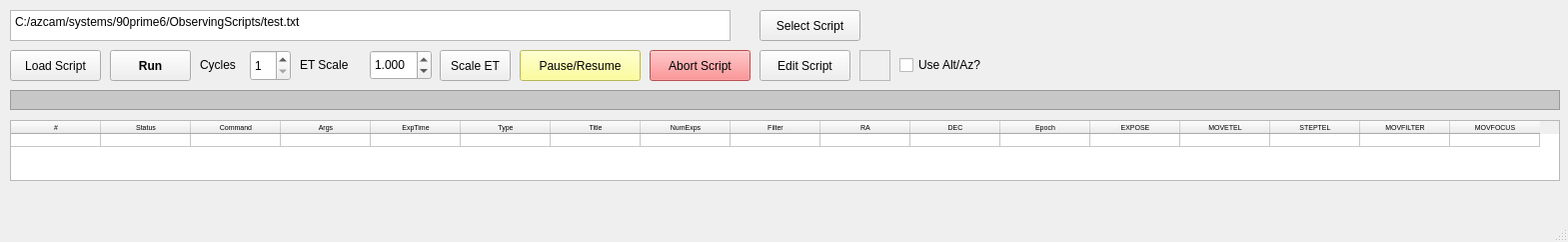
<?xml version="1.0" encoding="UTF-8"?>
<ui version="4.0">
 <class>observe</class>
 <widget class="QMainWindow" name="observe">
  <property name="geometry">
   <rect>
    <x>0</x>
    <y>0</y>
    <width>1569</width>
    <height>242</height>
   </rect>
  </property>
  <property name="windowTitle">
   <string>Observe</string>
  </property>
  <widget class="QWidget" name="centralwidget">
   <widget class="QTableWidget" name="tableWidget_script">
    <property name="geometry">
     <rect>
      <x>10</x>
      <y>120</y>
      <width>1551</width>
      <height>61</height>
     </rect>
    </property>
    <property name="sizePolicy">
     <sizepolicy hsizetype="Expanding" vsizetype="Expanding">
      <horstretch>0</horstretch>
      <verstretch>0</verstretch>
     </sizepolicy>
    </property>
    <property name="minimumSize">
     <size>
      <width>50</width>
      <height>50</height>
     </size>
    </property>
    <property name="font">
     <font>
      <pointsize>5</pointsize>
     </font>
    </property>
    <property name="toolTip">
     <string>script command table</string>
    </property>
    <property name="verticalScrollBarPolicy">
     <enum>Qt::ScrollBarAsNeeded</enum>
    </property>
    <property name="horizontalScrollBarPolicy">
     <enum>Qt::ScrollBarAsNeeded</enum>
    </property>
    <property name="autoScroll">
     <bool>true</bool>
    </property>
    <property name="alternatingRowColors">
     <bool>true</bool>
    </property>
    <property name="verticalScrollMode">
     <enum>QAbstractItemView::ScrollPerItem</enum>
    </property>
    <property name="horizontalScrollMode">
     <enum>QAbstractItemView::ScrollPerItem</enum>
    </property>
    <property name="rowCount">
     <number>1</number>
    </property>
    <property name="columnCount">
     <number>17</number>
    </property>
    <attribute name="horizontalHeaderDefaultSectionSize">
     <number>90</number>
    </attribute>
    <attribute name="horizontalHeaderMinimumSectionSize">
     <number>30</number>
    </attribute>
    <attribute name="horizontalHeaderStretchLastSection">
     <bool>false</bool>
    </attribute>
    <attribute name="verticalHeaderVisible">
     <bool>false</bool>
    </attribute>
    <attribute name="verticalHeaderDefaultSectionSize">
     <number>10</number>
    </attribute>
    <attribute name="verticalHeaderMinimumSectionSize">
     <number>11</number>
    </attribute>
    <attribute name="verticalHeaderStretchLastSection">
     <bool>false</bool>
    </attribute>
    <row/>
    <column>
     <property name="text">
      <string>#</string>
     </property>
    </column>
    <column>
     <property name="text">
      <string>Status</string>
     </property>
     <property name="toolTip">
      <string># =&gt; do not execute</string>
     </property>
    </column>
    <column>
     <property name="text">
      <string>Command</string>
     </property>
    </column>
    <column>
     <property name="text">
      <string>Args</string>
     </property>
    </column>
    <column>
     <property name="text">
      <string>ExpTime</string>
     </property>
    </column>
    <column>
     <property name="text">
      <string>Type</string>
     </property>
    </column>
    <column>
     <property name="text">
      <string>Title</string>
     </property>
    </column>
    <column>
     <property name="text">
      <string>NumExps</string>
     </property>
    </column>
    <column>
     <property name="text">
      <string>Filter</string>
     </property>
    </column>
    <column>
     <property name="text">
      <string>RA</string>
     </property>
    </column>
    <column>
     <property name="text">
      <string>DEC</string>
     </property>
    </column>
    <column>
     <property name="text">
      <string>Epoch</string>
     </property>
    </column>
    <column>
     <property name="text">
      <string>EXPOSE</string>
     </property>
    </column>
    <column>
     <property name="text">
      <string>MOVETEL</string>
     </property>
    </column>
    <column>
     <property name="text">
      <string>STEPTEL</string>
     </property>
    </column>
    <column>
     <property name="text">
      <string>MOVFILTER</string>
     </property>
    </column>
    <column>
     <property name="text">
      <string>MOVFOCUS</string>
     </property>
    </column>
    <item row="0" column="1">
     <property name="text">
      <string/>
     </property>
    </item>
   </widget>
   <widget class="QPushButton" name="pushButton_run">
    <property name="geometry">
     <rect>
      <x>110</x>
      <y>50</y>
      <width>81</width>
      <height>31</height>
     </rect>
    </property>
    <property name="font">
     <font>
      <weight>75</weight>
      <bold>true</bold>
     </font>
    </property>
    <property name="toolTip">
     <string>execute the script</string>
    </property>
    <property name="text">
     <string>Run</string>
    </property>
   </widget>
   <widget class="QPushButton" name="pushButton_abort_script">
    <property name="geometry">
     <rect>
      <x>650</x>
      <y>50</y>
      <width>101</width>
      <height>31</height>
     </rect>
    </property>
    <property name="font">
     <font>
      <weight>50</weight>
      <bold>false</bold>
     </font>
    </property>
    <property name="toolTip">
     <string>&lt;html&gt;&lt;head/&gt;&lt;body&gt;&lt;p&gt;abort script execution as soon as possible&lt;/p&gt;&lt;/body&gt;&lt;/html&gt;</string>
    </property>
    <property name="styleSheet">
     <string notr="true">QPushButton {
    background-color: rgb(255, 112, 114);
}
</string>
    </property>
    <property name="text">
     <string>Abort Script</string>
    </property>
   </widget>
   <widget class="QSpinBox" name="spinBox_loops">
    <property name="geometry">
     <rect>
      <x>250</x>
      <y>50</y>
      <width>41</width>
      <height>31</height>
     </rect>
    </property>
    <property name="toolTip">
     <string>&lt;html&gt;&lt;head/&gt;&lt;body&gt;&lt;p&gt;Number of times to run the complete script&lt;/p&gt;&lt;/body&gt;&lt;/html&gt;</string>
    </property>
    <property name="minimum">
     <number>1</number>
    </property>
   </widget>
   <widget class="QLabel" name="label_loops">
    <property name="geometry">
     <rect>
      <x>200</x>
      <y>50</y>
      <width>51</width>
      <height>30</height>
     </rect>
    </property>
    <property name="text">
     <string>Cycles</string>
    </property>
   </widget>
   <widget class="QPlainTextEdit" name="plainTextEdit_filename">
    <property name="geometry">
     <rect>
      <x>10</x>
      <y>10</y>
      <width>721</width>
      <height>31</height>
     </rect>
    </property>
    <property name="plainText">
     <string>C:/azcam/systems/90prime6/ObservingScripts/test.txt</string>
    </property>
   </widget>
   <widget class="QPushButton" name="pushButton_selectscript">
    <property name="geometry">
     <rect>
      <x>760</x>
      <y>10</y>
      <width>101</width>
      <height>31</height>
     </rect>
    </property>
    <property name="toolTip">
     <string>select a script on disk</string>
    </property>
    <property name="text">
     <string>Select Script</string>
    </property>
   </widget>
   <widget class="QLabel" name="label_status">
    <property name="geometry">
     <rect>
      <x>10</x>
      <y>90</y>
      <width>1551</width>
      <height>20</height>
     </rect>
    </property>
    <property name="styleSheet">
     <string notr="true">QLabel {
    background-color: rgb(199, 199, 199);
}
</string>
    </property>
    <property name="frameShape">
     <enum>QFrame::StyledPanel</enum>
    </property>
    <property name="frameShadow">
     <enum>QFrame::Sunken</enum>
    </property>
    <property name="text">
     <string/>
    </property>
   </widget>
   <widget class="QPushButton" name="pushButton_loadscript">
    <property name="geometry">
     <rect>
      <x>10</x>
      <y>50</y>
      <width>91</width>
      <height>31</height>
     </rect>
    </property>
    <property name="toolTip">
     <string>load the script into the table below</string>
    </property>
    <property name="text">
     <string>Load Script</string>
    </property>
   </widget>
   <widget class="QLabel" name="label_counter">
    <property name="geometry">
     <rect>
      <x>860</x>
      <y>50</y>
      <width>31</width>
      <height>31</height>
     </rect>
    </property>
    <property name="font">
     <font>
      <weight>75</weight>
      <bold>true</bold>
     </font>
    </property>
    <property name="toolTip">
     <string>watchdog</string>
    </property>
    <property name="frameShape">
     <enum>QFrame::StyledPanel</enum>
    </property>
    <property name="frameShadow">
     <enum>QFrame::Sunken</enum>
    </property>
    <property name="text">
     <string/>
    </property>
    <property name="alignment">
     <set>Qt::AlignCenter</set>
    </property>
   </widget>
   <widget class="QPushButton" name="pushButton_pause_script">
    <property name="geometry">
     <rect>
      <x>520</x>
      <y>50</y>
      <width>121</width>
      <height>31</height>
     </rect>
    </property>
    <property name="font">
     <font>
      <weight>50</weight>
      <bold>false</bold>
     </font>
    </property>
    <property name="toolTip">
     <string>&lt;html&gt;&lt;head/&gt;&lt;body&gt;&lt;p&gt;Pause/Resume a running script (toggle)&lt;/p&gt;&lt;/body&gt;&lt;/html&gt;</string>
    </property>
    <property name="styleSheet">
     <string notr="true">QPushButton {
    background-color: rgb(255, 255, 127);
}
</string>
    </property>
    <property name="text">
     <string>Pause/Resume</string>
    </property>
   </widget>
   <widget class="QPushButton" name="pushButton_editscript">
    <property name="geometry">
     <rect>
      <x>760</x>
      <y>50</y>
      <width>91</width>
      <height>31</height>
     </rect>
    </property>
    <property name="toolTip">
     <string>edit the script file</string>
    </property>
    <property name="text">
     <string>Edit Script</string>
    </property>
   </widget>
   <widget class="QDoubleSpinBox" name="doubleSpinBox_ExpTimeScale">
    <property name="geometry">
     <rect>
      <x>370</x>
      <y>50</y>
      <width>62</width>
      <height>30</height>
     </rect>
    </property>
    <property name="toolTip">
     <string>scale to apply to all exposure times</string>
    </property>
    <property name="decimals">
     <number>3</number>
    </property>
    <property name="value">
     <double>1.000000000000000</double>
    </property>
   </widget>
   <widget class="QLabel" name="label_loops_2">
    <property name="geometry">
     <rect>
      <x>300</x>
      <y>50</y>
      <width>71</width>
      <height>30</height>
     </rect>
    </property>
    <property name="text">
     <string>ET Scale</string>
    </property>
   </widget>
   <widget class="QPushButton" name="pushButton_scale_et">
    <property name="geometry">
     <rect>
      <x>440</x>
      <y>50</y>
      <width>71</width>
      <height>31</height>
     </rect>
    </property>
    <property name="font">
     <font>
      <weight>50</weight>
      <bold>false</bold>
     </font>
    </property>
    <property name="toolTip">
     <string>&lt;html&gt;&lt;head/&gt;&lt;body&gt;&lt;p&gt;Pause/Resume a running script (toggle)&lt;/p&gt;&lt;/body&gt;&lt;/html&gt;</string>
    </property>
    <property name="statusTip">
     <string>apply ET Scale to exposure time</string>
    </property>
    <property name="styleSheet">
     <string notr="true"/>
    </property>
    <property name="text">
     <string>Scale ET</string>
    </property>
   </widget>
   <widget class="QCheckBox" name="checkBox_azalt">
    <property name="enabled">
     <bool>true</bool>
    </property>
    <property name="geometry">
     <rect>
      <x>900</x>
      <y>50</y>
      <width>111</width>
      <height>30</height>
     </rect>
    </property>
    <property name="statusTip">
     <string>Check for Az/Alt instead of RA/Dec</string>
    </property>
    <property name="text">
     <string>Use Alt/Az?</string>
    </property>
   </widget>
  </widget>
  <widget class="QStatusBar" name="statusbar"/>
  <action name="actionSelect_Script">
   <property name="text">
    <string>Select Script</string>
   </property>
  </action>
 </widget>
 <resources/>
 <connections/>
</ui>
